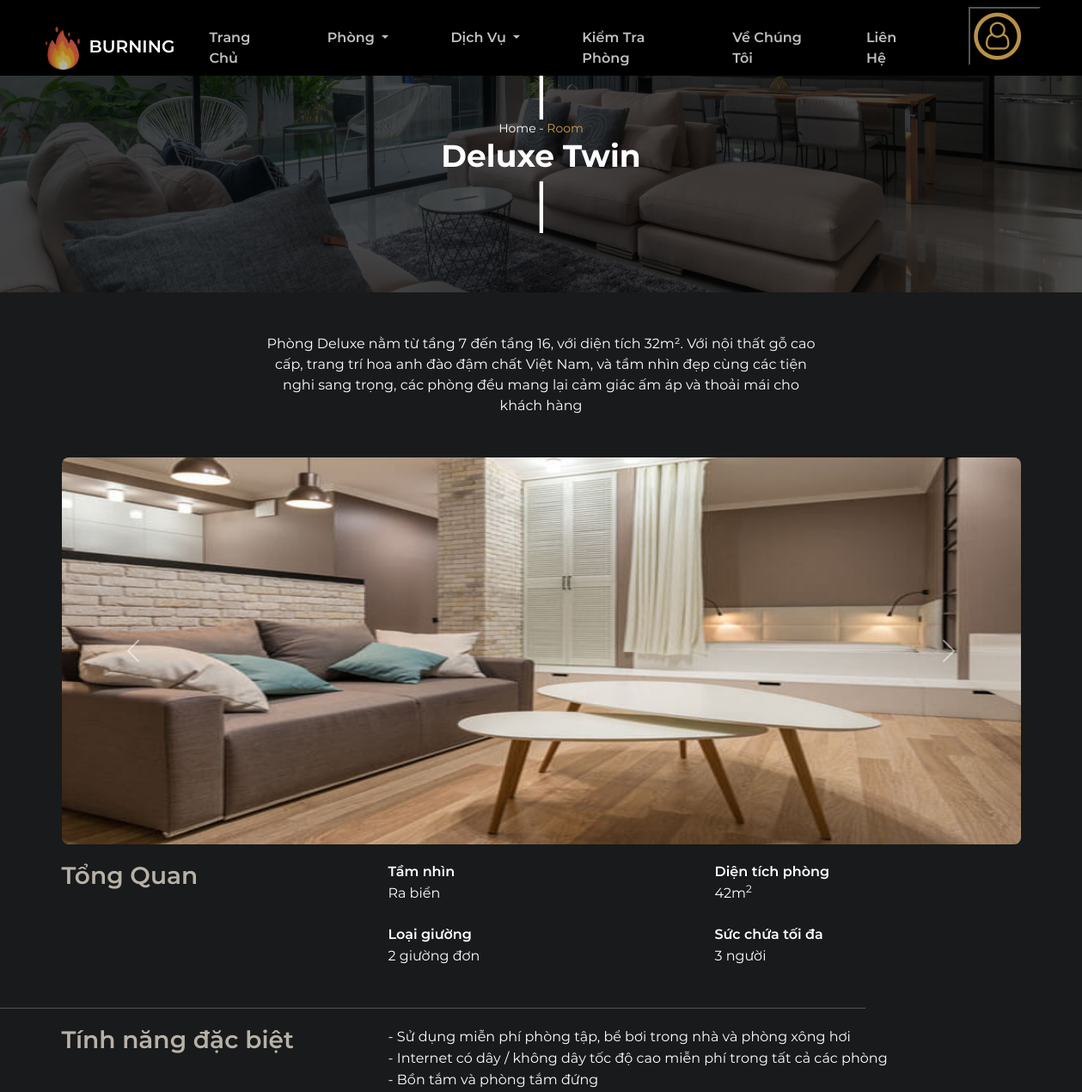
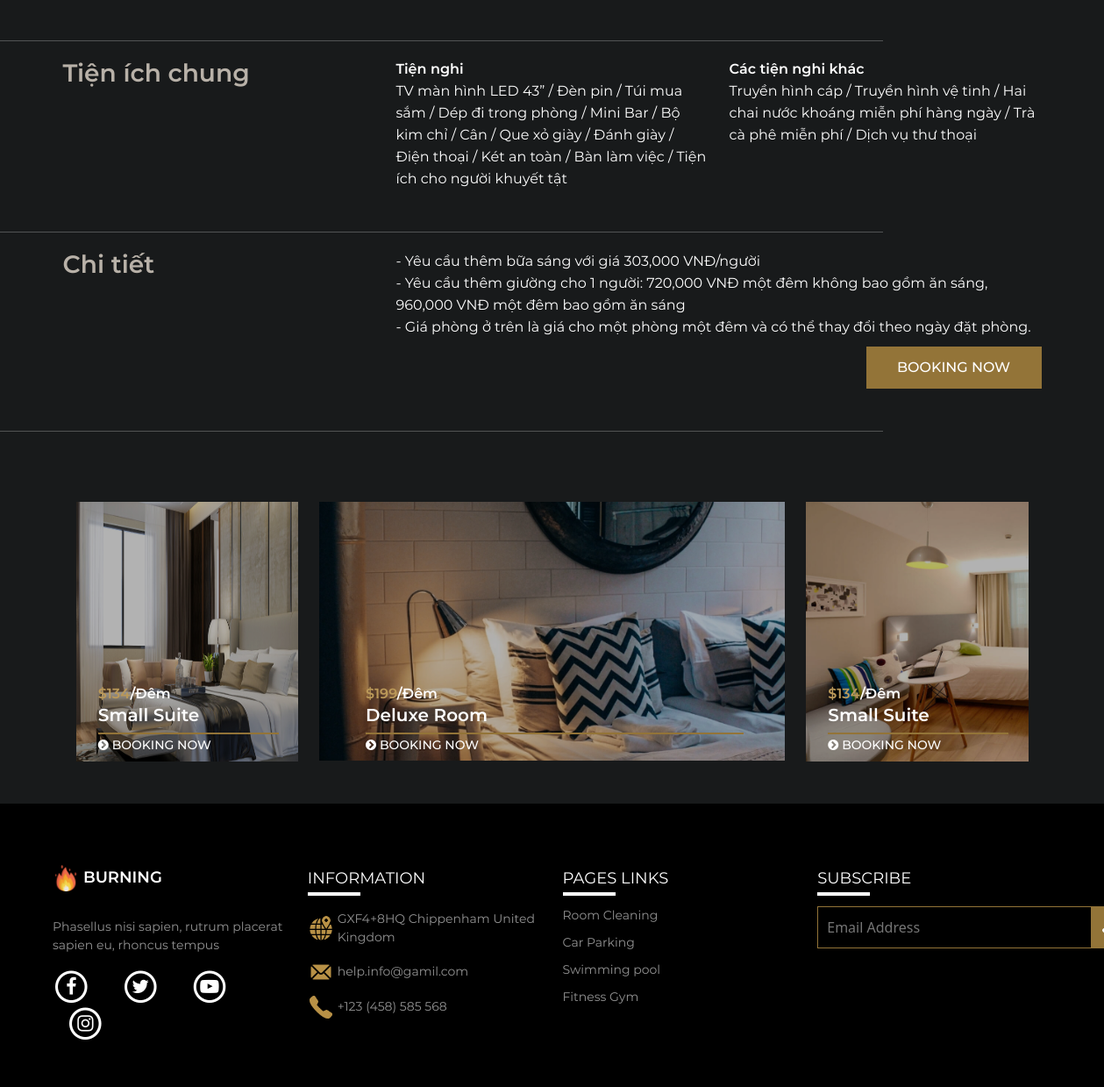
Screenshot of /logged/roomdetail.php?MaPhong=2 with the database file from the repository (2 pictures, top to bottom).
### tables this page shows
CREATE TABLE `phong` (
  `MaPhong` int(10) NOT NULL,
  `LoaiPhong` varchar(20) NOT NULL,
  `KieuPhong` varchar(50) NOT NULL,
  `SLMax` int(10) NOT NULL,
  `LoaiGiuong` varchar(50) NOT NULL,
  `GiaPhong` varchar(10) NOT NULL,
  `IMG` varchar(50) NOT NULL,
  `DienTich` varchar(50) NOT NULL,
  `TamNhin` varchar(50) NOT NULL,
  `MoTa` varchar(500) NOT NULL,
  `TrangThai` varchar(20) NOT NULL
);

### logged/roomdetail.php (the view, shortened to what this page needs)
<!DOCTYPE html>
<html lang="en">
<head>
    <link rel="stylesheet" href="../css/roomdetail.css?v=<?php echo time(); ?>" type='text/css'>
    <link rel="stylesheet" href="https://cdnjs.cloudflare.com/ajax/libs/font-awesome/4.7.0/css/font-awesome.min.css">
    <link rel="stylesheet" href="../common/bootstrap-5.2.2-dist/css/bootstrap.min.css">
    <link rel="stylesheet" type="text/css" href="../common/slick/slick.css">
    <link rel="stylesheet" type="text/css" href="../common/slick/slick-theme.css">
    <link rel="stylesheet" href="../css/style.css">
</head>
<body>
    <?php include('header.php'); ?>
    <?php
        include('../config.php');
        $MaPhong=$_GET['MaPhong'];
        $sql = "SELECT * From phong where  MaPhong='$MaPhong'";
        $result = mysqli_query($con, $sql);
        if(mysqli_num_rows($result)>0){
            while($row=mysqli_fetch_assoc($result)){
                $KieuPhong=$row["KieuPhong"];
                $LoaiGiuong=$row["LoaiGiuong"];
                $TamNhin=$row["TamNhin"];
                $DienTich=$row["DienTich"];
                $SLMax=$row["SLMax"];
                $IMG=$row['IMG'];
            }
        }
    ?>
    <section id="banner">
        <div class="container-fluid p-0 text-center">
            <div class="img">
                <img src="../img/pay/banner.jpg" alt="" class="img-fluid">
                <div class="box">
                    <div class="trangtri"></div>
                    <p class="m-0" style="font-size: 14px;font-family: Montserrat-Regular">Home - <span
                            style="color: #C89E4B;">Room</span></p>
                    <h3 style="font-size:36px;font-family: Montserrat-Bold;"><?php echo $KieuPhong?></h3>
                    <div class="trangtri"></div>
                </div>
            </div>
        </div>
    </section>
    <section id="information">
        <div class="container text-center">
            <p class="p-5" style="width: 67%; margin: 0 auto;font-family:Montserrat-Regular;">Phòng Deluxe nằm từ tầng 7 đến tầng 16, với diện tích
                32m². Với nội thất gỗ cao cấp, trang trí hoa anh đào đậm chất Việt Nam, và tầm nhìn đẹp cùng các tiện
                nghi sang trọng, các phòng đều mang lại cảm giác ấm áp và thoải mái cho khách hàng</p>
        </div>
        <section id="slider">
            <div class="container">
                <div id="carouselExampleCaptions" class="carousel slide" data-bs-ride="true">
                    <div class="carousel-inner">
                        <div class="slide-item carousel-item active">
                            <img src="<?php echo $IMG?>" class="d-block w-100 rounded-3"
                                style="height: 450px;" alt="">
                        </div>
                    </div>
                    <button class="carousel-control-prev" type="button" data-bs-target="#carouselExampleCaptions"
                        data-bs-slide="prev">
                        <span class="carousel-control-prev-icon" aria-hidden="true"></span>
                    </button>
                    <button class="carousel-control-next" type="button" data-bs-target="#carouselExampleCaptions"
                        data-bs-slide="next">
                        <span class="carousel-control-next-icon" aria-hidden="true"></span>
                    </button>
                </div>
            </div>
        </section>
    </section>
    <section id="overview">
        <div class="container">
            <div class="row">
                <div class="col-4">
                    <h3>Tổng Quan</h3>
                </div>
                <div class="col-4">
                    <p class="m-0">Tầm nhìn</p>
                    <span><?php echo $TamNhin?></span>
                    <p class="mb-0 mt-4">Loại giường</p>
                    <span><?php echo $LoaiGiuong?></span>
                </div>
                <div class="col-4">
                    <p class="m-0">Diện tích phòng</p>
                    <span><?php echo $DienTich?><sup>2</sup></span>
                    <p class="mb-0 mt-4">Sức chứa tối đa</p>
                    <span ><?php echo $SLMax?> người</span>
                </div>
            </div>
        </div>
        <hr class="mb-0 mt-5">
    </section>
    <section id="special-features">
        <div class="container">
            <div class="row ">
                <div class="col-4">
                    <h3>Tính năng đặc biệt</h3>
                </div>
                <div class="col-8">
                    <span>- Sử dụng miễn phí phòng tập, bể bơi trong nhà và phòng xông hơi</span> <br>
                    <span>- Internet có dây / không dây tốc độ cao miễn phí trong tất cả các phòng</span> <br>
                    <span>- Bồn tắm và phòng tắm đứng</span>
                </div>
            </div>
        </div>
        <hr class="mb-0 mt-5">
    </section>
    <section id="common">
        <div class="container">
            <div class="row">
                <div class="col-4">
                    <h3>Tiện ích chung</h3>
                </div>
                <div class="col-4">
                    <p class="m-0">Tiện nghi</p>
                    <span>TV màn hình LED 43” / Đèn pin / Túi mua sắm / Dép đi trong phòng / Mini Bar / Bộ kim chỉ / Cân / Que xỏ giày / Đánh giày / Điện thoại / Két an toàn / Bàn làm việc / Tiện ích cho người khuyết tật</span>
                </div>
                <div class="col-4">
                    <p class="m-0">Các tiện nghi khác</p>
                    <span>Truyền hình cáp / Truyền hình vệ tinh / Hai chai nước khoáng miễn phí hàng ngày / Trà cà phê miễn phí / Dịch vụ thư thoại</span>
                </div>
            </div>
        </div>
        <hr class="mb-0 mt-5">
    </section>
    <section id="detail">
        <div class="container">
            <div class="row ">
                <div class="col-4">
                    <h3>Chi tiết</h3>
                </div>
                <div class="col-8">
                    <span>- Yêu cầu thêm bữa sáng với giá 303,000 VNĐ/người</span> <br>
                    <span>- Yêu cầu thêm giường cho 1 người: 720,000 VNĐ một đêm không bao gồm ăn sáng, 960,000 VNĐ một đêm bao gồm ăn sáng</span> <br>
                    <span>- Giá phòng ở trên là giá cho một phòng một đêm và có thể thay đổi theo ngày đặt phòng.</span>
                </div>
            </div>
            <div class="d-flex justify-content-end">
                <button><a style="text-decoration:none; color:white" href="payddn.php?MaPhong=<?php echo $MaPhong?>">BOOKING NOW</a></button>
            </div>
        </div>
        <hr class="mb-0 mt-5">
    </section>
    <section id="room">
        <div class="container pb-5">
            <div class="row">
                <div class="col-3">
                    <div class="img h-100">
                        <img src="../img/trangchu1/accommodations_1.jpg" alt="" class="img-fluid h-100">
                        <div class="content">
                            <p class="m-0"><span style="color:#BB9959;">$134</span>/Đêm</p>
                            <h5>Small Suite</h5>
                            <div class="trangtri"></div>
                            <a href="#" style="font-size: 14px; font-family: Montserrat-Medium;"><i
                                    class="fa fa-chevron-circle-right"></i> BOOKING NOW</a>
                        </div>
                    </div>
                </div>
                <div class="col-6">
                    <div class="img">
                        <img src="../img/trangchu1/room_2.jpg" alt="" class="img-fluid">
                        <div class="content">
                            <p class="m-0"><span style="color:#BB9959;">$199</span>/Đêm</p>
                            <h5>Deluxe Room</h5>
                            <div class="trangtri1"></div>
                            <a href="#" style="font-size: 14px; font-family: Montserrat-Medium;"><i
                                    class="fa fa-chevron-circle-right"></i> BOOKING NOW</a>
                        </div>
                    </div>
                </div>
                <div class="col-3">
                    <div class="img">
                        <img src="../img/trangchu1/room_3.jpg" alt="" class="img-fluid h-100">
                        <div class="content">
                            <p class="m-0"><span style="color:#BB9959;">$134</span>/Đêm</p>
                            <h5>Small Suite</h5>
                            <div class="trangtri"></div>
                            <a href="#" style="font-size: 14px; font-family: Montserrat-Medium;"><i
                                    class="fa fa-chevron-circle-right"></i> BOOKING NOW</a>
                        </div>
                    </div>
                </div>
            </div>
        </div>
    </section>
    <?php include('footer.php'); ?>
</body>
</html>

### css/roomdetail.css (style rules this page uses)
.container { width: 1110px; }
hr { width: 80%; margin: 0 auto; }
#banner { margin-top: 40px; color: white; }
#banner .img { position: relative; }
#banner .img img { width: 100%; height: 300px; filter: brightness(30%); }
#banner .box { position: absolute; top: 45%; left: 50%; transform: translate(-50%,-50%); }
#banner .box .trangtri { border: 2px solid white; background-color: white; height: 60px; width: 2px; margin: 0 auto; }
#information { background-color: #181A1B; color: #fff; }
#overview { background-color: #181A1B; color: #fff; padding-top: 20px; }
#overview h3 { color: #B8B1A8; font-family:Montserrat-SemiBold; }
#overview p { font-family:Montserrat-SemiBold; }
#overview span { font-family:Montserrat-Regular; }
#special-features { background-color: #181A1B; color: #fff; padding-top: 20px; }
#special-features h3 { color: #B8B1A8; font-family:Montserrat-SemiBold; }
#special-features span { font-family:Montserrat-Regular; }
#common { background-color: #181A1B; color: #fff; padding-top: 20px; }
#common h3 { color: #B8B1A8; font-family:Montserrat-SemiBold; }
#common p { font-family:Montserrat-SemiBold; }
#common span { font-family:Montserrat-Regular; text-align: justify; }
#detail { background-color: #181A1B; color: #fff; padding-top: 20px; }
#detail h3 { color: #B8B1A8; font-family:Montserrat-SemiBold; }
#detail span { font-family:Montserrat-Regular; text-align: justify; }
#detail button { border: none; color: white; background-color: #937438; height: 48px; width: 200px; margin-top: 10px; font-family: Montserrat-Medium; }
#room { background-color: #181A1B; }
#room .container { width: 1110px; padding-top:80px ; }
#room a { color: white; text-decoration: none; text-align: center; width: 100px; font-family:Montserrat-SemiBold; }
#room .img { position: relative; }
#room .img img { filter: brightness(70%); }
#room .content { position: absolute; top: 70%; left: 10%; color: white; font-family: Montserrat-SemiBold; }
#room .content .trangtri { width: 160%; text-align: center; border: 1px solid #937438; background-color: #937438; }
#room .content .trangtri1 { width: 310%; text-align: center; border: 1px solid #937438; background-color: #937438; }

### css/style.css (style rules this page uses)
html, body { margin: 0; padding: 0; }
* { box-sizing: border-box; margin: 0; padding: 0; outline: none; }
a { text-decoration: none; }

### rows the page displays
phong: KieuPhong "Deluxe Twin", IMG (picture), TamNhin "Ra biển", LoaiGiuong "2 giường đơn", DienTich "42m", SLMax "3"
